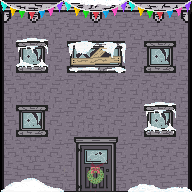

Below is a game level as drawn by its tile map, then a one-line description and the .tmx file that defines it, in full:
An orthogonal 6x6 tile map with 32x32 px tiles, 5 tile layers (Tile Layer 1, Tile Layer 2, Tile Layer 3, Tile Layer 4, ...), 2 tilesets.

<map version="1.0" orientation="orthogonal" renderorder="right-down" width="6" height="6" tilewidth="32" tileheight="32" nextobjectid="1">
 <tileset firstgid="1" name="testsprite" tilewidth="32" tileheight="32">
  <image source="../tiled/testsprite.png" width="640" height="640" />
 </tileset>
 <tileset firstgid="401" name="testspriteevil" tilewidth="32" tileheight="32">
  <image source="../tiled/testspriteevil.png" width="640" height="640" />
 </tileset>
 <layer name="Tile Layer 1" width="6" height="6">
  <data>
   <tile gid="401" />
   <tile gid="402" />
   <tile gid="403" />
   <tile gid="404" />
   <tile gid="405" />
   <tile gid="406" />
   <tile gid="421" />
   <tile gid="430" />
   <tile gid="431" />
   <tile gid="430" />
   <tile gid="431" />
   <tile gid="426" />
   <tile gid="421" />
   <tile gid="430" />
   <tile gid="431" />
   <tile gid="430" />
   <tile gid="431" />
   <tile gid="426" />
   <tile gid="421" />
   <tile gid="430" />
   <tile gid="431" />
   <tile gid="430" />
   <tile gid="431" />
   <tile gid="426" />
   <tile gid="421" />
   <tile gid="430" />
   <tile gid="431" />
   <tile gid="430" />
   <tile gid="431" />
   <tile gid="426" />
   <tile gid="473" />
   <tile gid="474" />
   <tile gid="475" />
   <tile gid="476" />
   <tile gid="477" />
   <tile gid="478" />
  </data>
 </layer>
 <layer name="Tile Layer 2" width="6" height="6">
  <data>
   <tile gid="0" />
   <tile gid="0" />
   <tile gid="0" />
   <tile gid="0" />
   <tile gid="0" />
   <tile gid="0" />
   <tile gid="492" />
   <tile gid="493" />
   <tile gid="490" />
   <tile gid="491" />
   <tile gid="492" />
   <tile gid="493" />
   <tile gid="512" />
   <tile gid="513" />
   <tile gid="510" />
   <tile gid="511" />
   <tile gid="512" />
   <tile gid="513" />
   <tile gid="492" />
   <tile gid="493" />
   <tile gid="0" />
   <tile gid="0" />
   <tile gid="492" />
   <tile gid="493" />
   <tile gid="512" />
   <tile gid="513" />
   <tile gid="419" />
   <tile gid="420" />
   <tile gid="512" />
   <tile gid="513" />
   <tile gid="0" />
   <tile gid="0" />
   <tile gid="439" />
   <tile gid="440" />
   <tile gid="0" />
   <tile gid="0" />
  </data>
 </layer>
 <layer name="Tile Layer 3" width="6" height="6">
  <data>
   <tile gid="0" />
   <tile gid="0" />
   <tile gid="374" />
   <tile gid="375" />
   <tile gid="0" />
   <tile gid="0" />
   <tile gid="242" />
   <tile gid="243" />
   <tile gid="294" />
   <tile gid="295" />
   <tile gid="0" />
   <tile gid="0" />
   <tile gid="262" />
   <tile gid="263" />
   <tile gid="314" />
   <tile gid="315" />
   <tile gid="0" />
   <tile gid="0" />
   <tile gid="0" />
   <tile gid="0" />
   <tile gid="0" />
   <tile gid="0" />
   <tile gid="242" />
   <tile gid="243" />
   <tile gid="0" />
   <tile gid="0" />
   <tile gid="0" />
   <tile gid="0" />
   <tile gid="262" />
   <tile gid="263" />
   <tile gid="271" />
   <tile gid="272" />
   <tile gid="0" />
   <tile gid="0" />
   <tile gid="273" />
   <tile gid="274" />
  </data>
 </layer>
 <layer name="Tile Layer 4" width="6" height="6">
  <data>
   <tile gid="0" />
   <tile gid="0" />
   <tile gid="0" />
   <tile gid="0" />
   <tile gid="0" />
   <tile gid="0" />
   <tile gid="0" />
   <tile gid="0" />
   <tile gid="0" />
   <tile gid="0" />
   <tile gid="0" />
   <tile gid="0" />
   <tile gid="0" />
   <tile gid="0" />
   <tile gid="0" />
   <tile gid="0" />
   <tile gid="0" />
   <tile gid="0" />
   <tile gid="0" />
   <tile gid="0" />
   <tile gid="0" />
   <tile gid="0" />
   <tile gid="0" />
   <tile gid="0" />
   <tile gid="0" />
   <tile gid="0" />
   <tile gid="0" />
   <tile gid="0" />
   <tile gid="0" />
   <tile gid="0" />
   <tile gid="0" />
   <tile gid="0" />
   <tile gid="57" />
   <tile gid="58" />
   <tile gid="0" />
   <tile gid="0" />
  </data>
 </layer>
 <layer name="Tile Layer 5" width="6" height="6">
  <data>
   <tile gid="53" />
   <tile gid="54" />
   <tile gid="53" />
   <tile gid="54" />
   <tile gid="53" />
   <tile gid="54" />
   <tile gid="0" />
   <tile gid="0" />
   <tile gid="0" />
   <tile gid="0" />
   <tile gid="0" />
   <tile gid="0" />
   <tile gid="0" />
   <tile gid="0" />
   <tile gid="0" />
   <tile gid="0" />
   <tile gid="0" />
   <tile gid="0" />
   <tile gid="0" />
   <tile gid="0" />
   <tile gid="0" />
   <tile gid="0" />
   <tile gid="0" />
   <tile gid="0" />
   <tile gid="0" />
   <tile gid="0" />
   <tile gid="0" />
   <tile gid="0" />
   <tile gid="0" />
   <tile gid="0" />
   <tile gid="0" />
   <tile gid="0" />
   <tile gid="0" />
   <tile gid="0" />
   <tile gid="0" />
   <tile gid="0" />
  </data>
 </layer>
</map>
